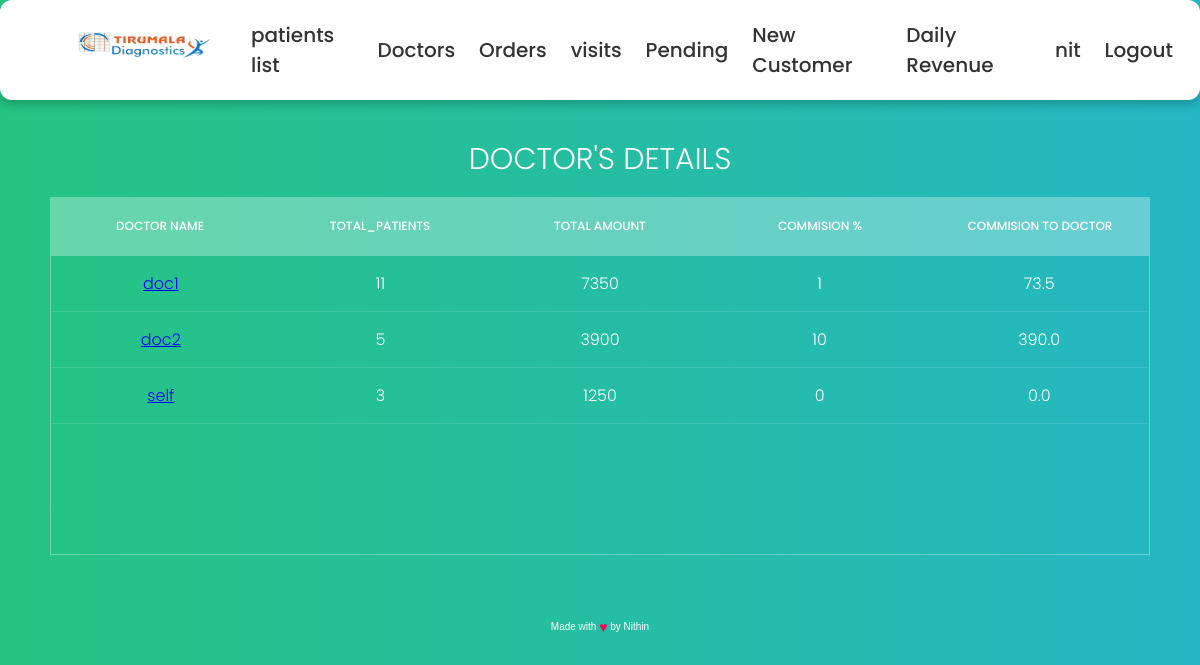
The page /doctors_list (signed in) on the database its author committed.
### details/models.py (models this page shows, shortened)
class Doctor(models.Model):
    doctor_name = models.CharField(max_length=50)
    commission = models.IntegerField()
    doctor_mobile = models.IntegerField(null=True)
    doctor_email = models.EmailField(null=True)
    @staticmethod
    def get_all_doctors():
        return Doctor.objects.all()
    def total_cost(self):
        s = self.order_set.all()
        amount = 0
        for i in s:
            patient_bill = i.get_total()
            amount += patient_bill
        return amount
    def no_of_patients(self):
        s = self.order_set.all()
        return len(s)
    def commission_to_doc(self):
        try:
            return float(self.commission) / 100 * float(self.total_cost())
        except ZeroDivisionError:
            return 0
    def __str__(self):
        return self.doctor_name

class Order(models.Model):
    def get_total(self):
        total = sum(test.price for test in self.tests.all())
        return total
    collected_at = models.ForeignKey(Locations, on_delete=models.DO_NOTHING,null=True)
    referred_by = models.ForeignKey(Doctor, on_delete=models.DO_NOTHING,null=True)
    collected_date = models.DateField(null= True)
    expected_complete_date = models.DateField(null=True)
    tests = models.ManyToManyField(Test, blank=False)
    customer = models.ForeignKey(Customer,on_delete=models.DO_NOTHING, blank=False)
    order_id = models.UUIDField(default=uuid.uuid4, primary_key=True)
    collected_by = models.ForeignKey(Tech, on_delete=models.DO_NOTHING,null=True, related_name='collected_by', blank = True)
    tested_by = models.ForeignKey(Tech, on_delete=models.DO_NOTHING,null=True, related_name='tested_by', blank = True)
    report_by = models.ForeignKey(Tech, on_delete=models.DO_NOTHING,null=True, related_name='report_by',blank=True)
    collected_datetime = models.DateTimeField(null=True)  # For date and time
    tested_datetime = models.DateTimeField(null=True)  # For date and time
    report_datetime = models.DateTimeField(null=True)  # For date and time
    hba1c = models.CharField(max_length=10, blank= True)
    blood_urea_nitrogen = models.CharField(max_length=10, blank=True)
    cotinine = models.CharField(max_length=10, blank=True)
    esr_1_hour = models.CharField(max_length=10, blank=True)
    hbsag = models.CharField(max_length=10, blank=True)
    hiv_1_and_2 = models.CharField(max_length=10, blank=True)
    colour = models.CharField(max_length=10, blank=True)
    specific_gravity = models.CharField(max_length=10, blank=True)
    ph = models.CharField(max_length=10, blank=True)
    blood = models.CharField(max_length=10, blank=True)
    albumin = models.CharField(max_length=10, blank=True)
    sugar = models.CharField(max_length=10, blank=True)
    ketone_bodies = models.CharField(max_length=10, blank=True)
    nitrite = models.CharField(max_length=10, blank=True)
    urobilinogen = models.CharField(max_length=10, blank=True)
    leucocytes = models.CharField(max_length=10, blank=True)
    bile_salts = models.CharField(max_length=10, blank=True)
    bile_pigments = models.CharField(max_length=10, blank=True)
    pus_cells = models.CharField(max_length=10, blank=True)
    epithelial_cells = models.CharField(max_length=10, blank=True)
    rbcs = models.CharField(max_length=10, blank=True)
    bacteria = models.CharField(max_length=10, blank=True)
    others = models.CharField(max_length=10, blank=True)
    haemoglobin = models.CharField(max_length=10, blank=True)
    rbc_count = models.CharField(max_length=10, blank=True)
    pcv = models.CharField(max_length=10, blank=True)
    platelets = models.CharField(max_length=10, blank=True)
    wbc = models.CharField(max_length=10, blank=True)
    neutrophils = models.CharField(max_length=10, blank=True)
    lymphocytes = models.CharField(max_length=10, blank=True)
    eosinophils = models.CharField(max_length=10, blank=True)
    monocytes = models.CharField(max_length=10, blank=True)
    basophils = models.CharField(max_length=10, blank=True)
    mcv = models.CharField(max_length=10, blank=True)
    mchc = models.CharField(max_length=10, blank=True)
    mch = models.CharField(max_length=10, blank=True)
    random_blood_sugar = models.CharField(max_length=10, blank=True)
    uric_acid = models.CharField(max_length=10, blank=True)
    serum_creatinine = models.CharField(max_length=10, blank=True)
    total_cholesterol = models.CharField(max_length=10, blank=True)
    hdl = models.CharField(max_length=10, blank=True)
    ldl = models.CharField(max_length=10, blank=True)
    vldl = models.CharField(max_length=10, blank=True)
    triglycerides = models.CharField(max_length=10, blank=True)
    chol_hdl_ratio = models.CharField(max_length=10, blank=True)
    total_bilirubin = models.CharField(max_length=10, blank=True)
    direct_bilirubin = models.CharField(max_length=10, blank=True)
    indirect_bilirubin = models.CharField(max_length=10, blank=True)
    alkaline_phosphatase = models.CharField(max_length=10, blank=True)
    serum_gpt = models.CharField(max_length=10, blank=True)
    serum_got = models.CharField(max_length=10, blank=True)
    total_proteins = models.CharField(max_length=10, blank=True)
    albumin = models.CharField(max_length=10, blank=True)
    globulin = models.CharField(max_length=10, blank=True)
    alb_glob_ratio = models.CharField(max_length=10, blank=True)
    ggtp = models.CharField(max_length=10, blank=True)

class Test(models.Model):
    is_collected = {('yes', 'yes'),
              ('no', 'no')}
    test_id = models.AutoField(primary_key=True)
    test_name = models.CharField(max_length=50)
    collection_status = models.CharField(max_length=20, choices=is_collected, blank=False, default='no')
    price = models.IntegerField()

### details/views.py (the view)
# urls.py: path('doctors_list',doctors_list, name='doctors_list'),
@login_required(login_url='user_login')
@group_required(['Techician'])
def doctors_list(request):
    doctors = Doctor.get_all_doctors()
    return render(request, 'Doctors.html', {'doctors': doctors})

### details/views.py (called while the page is built)
def group_required(group_names):
    if not isinstance(group_names, (list, tuple)):
        group_names = [group_names]  # Ensure it's always a list or tuple
    def in_groups(user):
        return user.is_authenticated and (user.is_superuser or user.groups.filter(name__in=group_names).exists())
    return user_passes_test(in_groups)

### details/Templates/Doctors.html (shortened to what this page needs)
{% extends "base.html" %}
{% block content%}
<section>
    <h1>Doctor's Details</h1>
    <div class="tbl-header">
      <table cellpadding="0" cellspacing="0" border="0">
        <thead>
          <tr>
            <th>Doctor Name</th>
            <th>total_patients</th>
            <th>total amount</th>
            <th>commision %</th>
            <th>commision to doctor </th>
          </tr>
        </thead>
      </table>
    </div>
    <div class="tbl-content">
      <table cellpadding="0" cellspacing="0" border="0">
        {% for doctor in doctors%}
        <tbody>
            <tr>
                <td><a href="{% url 'doctor' doctor.id %}"> {{doctor}}</a></td>
                <td> {{doctor.no_of_patients}}</td>
                <td> {{doctor.total_cost}}</td>
                <td> {{doctor.commission}}</td>
                <td> {{doctor.commission_to_doc}}</td>
            </tr>
        </tbody>
        {% endfor %}
      </table>
    </div>
  </section>
  <div class="made-with-love">
    Made with
    <i>♥</i> by Nithin
   </div>
    {% endblock %}

### details/Templates/base.html (shortened to what this page needs)
{% load static %}
<!DOCTYPE html>
<html lang="en">
<head>
    <link rel="stylesheet" href={% static "css/style.css" %}>
    <link rel="stylesheet" href="https://cdnjs.cloudflare.com/ajax/libs/font-awesome/5.15.2/css/all.min.css"/>
</head>
<div>
  <ul class="nav-links">
    <li><a href={% url 'home' %}> <img src="{% static '/images/logo.png' %}" alt="My image" width="200" height="45"></li>
    <li><a href={% url 'patients_list' %}> patients list </a> </li>
    <li><a href={% url 'doctors_list' %}> Doctors </a> </li>
    <li><a href={% url 'orders_list' %}> Orders </a> </li>
    <li><a href={% url 'visits_list' %}> visits </a> </li>
    <li><a href={% url 'pending_samples' %}> Pending </a> </li>
    <li><a href={% url 'register_customer' %}> New Customer </a> </li>
    <li><a href={% url 'daily_totals' %}> Daily Revenue </a> </li>
    <li><a> {{user}}</a></li>
    <li><a href={% url 'user_logout' %}> Logout </a> </li>
  </ul>
</div>
<body>
  <div style="height: 50px;"></div>
    {% block content%}
    {% endblock %}
</body>
</html>

### details/static/css/style.css (style rules this page uses)
* { margin: 0; padding: 0; box-sizing: border-box; font-family: 'Poppins', sans-serif; }
body { height: 100vh; background: #c1f7f5; padding-top: 37px; }
.nav-links { display: flex; align-items: center; justify-content: center; background: #fff; padding: 20px 15px; border-radius: 12px; box-shadow: 0 5px 10px rgba(0,0,0,0.2); position: fixed; top: 0; left: 0; width: 100%; }
.nav-links li { list-style: none; margin: 0 12px; }
.nav-links li a { position: relative; color: #333; font-size: 20px; font-weight: 500; padding: 6px 0; text-decoration: none; }
.nav-links li a:before { content: ''; position: absolute; bottom: 0; left: 0; height: 3px; width: 0%; background: #34efdf; border-radius: 12px; transition: all 0.4s ease; }
h1 { font-size: 30px; color: #fff; text-transform: uppercase; font-weight: 300; text-align: center; margin-bottom: 15px; }
table { width:100%; table-layout: fixed; }
.tbl-header { background-color: rgba(255,255,255,0.3); }
.tbl-content { height:300px; overflow-x:auto; margin-top: 0px; border: 1px solid rgba(255,255,255,0.3); }
th { padding: 20px 15px; text-align: center; font-weight: 500; font-size: 12px; color: #fff; text-transform: uppercase; }
td { padding: 15px; text-align: center; vertical-align:middle; font-weight: 300; font-size: 16px; color: #fff; border-bottom: solid 1px rgba(255,255,255,0.1); }
body { background: -webkit-linear-gradient(left, #25c481, #25b7c4); background: linear-gradient(to right, #25c481, #25b7c4); font-family: 'Roboto', sans-serif; padding-top: 37px; }
section { margin: 50px; }
.made-with-love { margin-top: 40px; padding: 10px; clear: left; text-align: center; font-size: 10px; font-family: arial; color: #fff; }
.made-with-love i { font-style: normal; color: #F50057; font-size: 14px; position: relative; top: 2px; }

### rows shown on the page
Doctor: doctor_name "doc1", no_of_patients "11", total_cost "7350", commission "1", commission_to_doc "73.5"
Doctor: doctor_name "doc2", no_of_patients "5", total_cost "3900", commission "10", commission_to_doc "390.0"
Doctor: doctor_name "self", no_of_patients "3", total_cost "1250", commission "0", commission_to_doc "0.0"

### other values the page prints
{{ user }} "nit"
